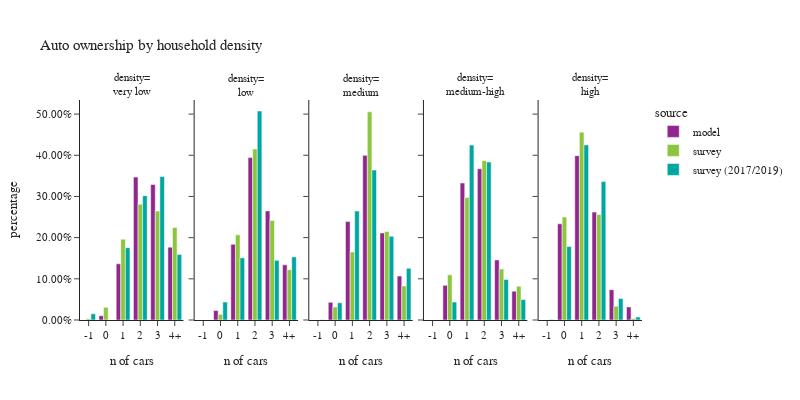

Notebook source saved alongside this figure:
### Code cell
plot_auto(hh.dropna(subset=['hh_density_group']),'hh_density_group','household density','density')

### Figure 1 — Plotly figure (JSON) as saved in the notebook; plotly's stock layout.template omitted (floating-point values rounded to 4 significant figures)
{"data": [{"alignmentgroup": "True", "customdata": [[0], [2233], [29627], [75331], [71451], [38389]], "hovertemplate": "source=model<br>hh_density_group=very low<br>auto_ownership_simple=%{x}<br>percentage=%{y}<br>sample count=%{customdata[0]}<extra></extra>", "legendgroup": "model", "marker": {"color": "#91268F", "pattern": {"shape": ""}}, "name": "model", "offsetgroup": "model", "orientation": "v", "showlegend": true, "textposition": "auto", "type": "bar", "x": ["-1", "0", "1", "2", "3", "4+"], "xaxis": "x", "y": [0.0, 0.01029, 0.1365, 0.3471, 0.3292, 0.1769], "yaxis": "y"}, {"alignmentgroup": "True", "customdata": [[0], [4984], [39874], [85610], [57490], [29068]], "hovertemplate": "source=model<br>hh_density_group=low<br>auto_ownership_simple=%{x}<br>percentage=%{y}<br>sample count=%{customdata[0]}<extra></extra>", "legendgroup": "model", "marker": {"color": "#91268F", "pattern": {"shape": ""}}, "name": "model", "offsetgroup": "model", "orientation": "v", "showlegend": false, "textposition": "auto", "type": "bar", "x": ["-1", "0", "1", "2", "3", "4+"], "xaxis": "x2", "y": [0.0, 0.02296, 0.1837, 0.3945, 0.2649, 0.1339], "yaxis": "y2"}, {"alignmentgroup": "True", "customdata": [[0], [18634], [103792], [173568], [91704], [46324]], "hovertemplate": "source=model<br>hh_density_group=medium<br>auto_ownership_simple=%{x}<br>percentage=%{y}<br>sample count=%{customdata[0]}<extra></extra>", "legendgroup": "model", "marker": {"color": "#91268F", "pattern": {"shape": ""}}, "name": "model", "offsetgroup": "model", "orientation": "v", "showlegend": false, "textposition": "auto", "type": "bar", "x": ["-1", "0", "1", "2", "3", "4+"], "xaxis": "x3", "y": [0.0, 0.04293, 0.2391, 0.3999, 0.2113, 0.1067], "yaxis": "y3"}, {"alignmentgroup": "True", "customdata": [[0], [36540], [144394], [159399], [63316], [30386]], "hovertemplate": "source=model<br>hh_density_group=medium-high<br>auto_ownership_simple=%{x}<br>percentage=%{y}<br>sample count=%{customdata[0]}<extra></extra>", "legendgroup": "model", "marker": {"color": "#91268F", "pattern": {"shape": ""}}, "name": "model", "offsetgroup": "model", "orientation": "v", "showlegend": false, "textposition": "auto", "type": "bar", "x": ["-1", "0", "1", "2", "3", "4+"], "xaxis": "x4", "y": [0.0, 0.08419, 0.3327, 0.3672, 0.1459, 0.07001], "yaxis": "y4"}, {"alignmentgroup": "True", "customdata": [[0], [101370], [173239], [113726], [31930], [13750]], "hovertemplate": "source=model<br>hh_density_group=high<br>auto_ownership_simple=%{x}<br>percentage=%{y}<br>sample count=%{customdata[0]}<extra></extra>", "legendgroup": "model", "marker": {"color": "#91268F", "pattern": {"shape": ""}}, "name": "model", "offsetgroup": "model", "orientation": "v", "showlegend": false, "textposition": "auto", "type": "bar", "x": ["-1", "0", "1", "2", "3", "4+"], "xaxis": "x5", "y": [0.0, 0.2336, 0.3992, 0.262, 0.07357, 0.03168], "yaxis": "y5"}, {"alignmentgroup": "True", "customdata": [[1], [9], [86], [137], [66], [37]], "hovertemplate": "source=survey<br>hh_density_group=very low<br>auto_ownership_simple=%{x}<br>percentage=%{y}<br>sample count=%{customdata[0]}<extra></extra>", "legendgroup": "survey", "marker": {"color": "#8CC63E", "pattern": {"shape": ""}}, "name": "survey", "offsetgroup": "survey", "orientation": "v", "showlegend": true, "textposition": "auto", "type": "bar", "x": ["-1", "0", "1", "2", "3", "4+"], "xaxis": "x", "y": [0.002819, 0.03067, 0.1962, 0.2813, 0.2644, 0.2246], "yaxis": "y"}, {"alignmentgroup": "True", "customdata": [[0], [4], [88], [170], [60], [18]], "hovertemplate": "source=survey<br>hh_density_group=low<br>auto_ownership_simple=%{x}<br>percentage=%{y}<br>sample count=%{customdata[0]}<extra></extra>", "legendgroup": "survey", "marker": {"color": "#8CC63E", "pattern": {"shape": ""}}, "name": "survey", "offsetgroup": "survey", "orientation": "v", "showlegend": false, "textposition": "auto", "type": "bar", "x": ["-1", "0", "1", "2", "3", "4+"], "xaxis": "x2", "y": [0.0, 0.01366, 0.2069, 0.4153, 0.2419, 0.1223], "yaxis": "y2"}, {"alignmentgroup": "True", "customdata": [[0], [21], [195], [259], [65], [30]], "hovertemplate": "source=survey<br>hh_density_group=medium<br>auto_ownership_simple=%{x}<br>percentage=%{y}<br>sample count=%{customdata[0]}<extra></extra>", "legendgroup": "survey", "marker": {"color": "#8CC63E", "pattern": {"shape": ""}}, "name": "survey", "offsetgroup": "survey", "orientation": "v", "showlegend": false, "textposition": "auto", "type": "bar", "x": ["-1", "0", "1", "2", "3", "4+"], "xaxis": "x3", "y": [0.0, 0.03139, 0.1652, 0.5055, 0.2152, 0.08272], "yaxis": "y3"}, {"alignmentgroup": "True", "customdata": [[0], [63], [357], [216], [49], [25]], "hovertemplate": "source=survey<br>hh_density_group=medium-high<br>auto_ownership_simple=%{x}<br>percentage=%{y}<br>sample count=%{customdata[0]}<extra></extra>", "legendgroup": "survey", "marker": {"color": "#8CC63E", "pattern": {"shape": ""}}, "name": "survey", "offsetgroup": "survey", "orientation": "v", "showlegend": false, "textposition": "auto", "type": "bar", "x": ["-1", "0", "1", "2", "3", "4+"], "xaxis": "x4", "y": [0.0, 0.1096, 0.2973, 0.3871, 0.1238, 0.08221], "yaxis": "y4"}, {"alignmentgroup": "True", "customdata": [[0], [475], [850], [252], [28], [8]], "hovertemplate": "source=survey<br>hh_density_group=high<br>auto_ownership_simple=%{x}<br>percentage=%{y}<br>sample count=%{customdata[0]}<extra></extra>", "legendgroup": "survey", "marker": {"color": "#8CC63E", "pattern": {"shape": ""}}, "name": "survey", "offsetgroup": "survey", "orientation": "v", "showlegend": false, "textposition": "auto", "type": "bar", "x": ["-1", "0", "1", "2", "3", "4+"], "xaxis": "x5", "y": [0.0, 0.2503, 0.4562, 0.2564, 0.03352, 0.003656], "yaxis": "y5"}, {"alignmentgroup": "True", "customdata": [[1], [0], [64], [127], [70], [39]], "hovertemplate": "source=survey (2017/2019)<br>hh_density_group=very low<br>auto_ownership_simple=%{x}<br>percentage=%{y}<br>sample count=%{customdata[0]}<extra></extra>", "legendgroup": "survey (2017/2019)", "marker": {"color": "#00A7A0", "pattern": {"shape": ""}}, "name": "survey (2017/2019)", "offsetgroup": "survey (2017/2019)", "orientation": "v", "showlegend": true, "textposition": "auto", "type": "bar", "x": ["-1", "0", "1", "2", "3", "4+"], "xaxis": "x", "y": [0.01493, 0.0, 0.1757, 0.3019, 0.3483, 0.1592], "yaxis": "y"}, {"alignmentgroup": "True", "customdata": [[0], [5], [78], [154], [44], [29]], "hovertemplate": "source=survey (2017/2019)<br>hh_density_group=low<br>auto_ownership_simple=%{x}<br>percentage=%{y}<br>sample count=%{customdata[0]}<extra></extra>", "legendgroup": "survey (2017/2019)", "marker": {"color": "#00A7A0", "pattern": {"shape": ""}}, "name": "survey (2017/2019)", "offsetgroup": "survey (2017/2019)", "orientation": "v", "showlegend": false, "textposition": "auto", "type": "bar", "x": ["-1", "0", "1", "2", "3", "4+"], "xaxis": "x2", "y": [0.0, 0.04344, 0.1509, 0.5075, 0.1448, 0.1533], "yaxis": "y2"}, {"alignmentgroup": "True", "customdata": [[1], [17], [198], [289], [99], [33]], "hovertemplate": "source=survey (2017/2019)<br>hh_density_group=medium<br>auto_ownership_simple=%{x}<br>percentage=%{y}<br>sample count=%{customdata[0]}<extra></extra>", "legendgroup": "survey (2017/2019)", "marker": {"color": "#00A7A0", "pattern": {"shape": ""}}, "name": "survey (2017/2019)", "offsetgroup": "survey (2017/2019)", "orientation": "v", "showlegend": false, "textposition": "auto", "type": "bar", "x": ["-1", "0", "1", "2", "3", "4+"], "xaxis": "x3", "y": [0.0007529, 0.04182, 0.2645, 0.3642, 0.2032, 0.1256], "yaxis": "y3"}, {"alignmentgroup": "True", "customdata": [[0], [61], [426], [322], [63], [18]], "hovertemplate": "source=survey (2017/2019)<br>hh_density_group=medium-high<br>auto_ownership_simple=%{x}<br>percentage=%{y}<br>sample count=%{customdata[0]}<extra></extra>", "legendgroup": "survey (2017/2019)", "marker": {"color": "#00A7A0", "pattern": {"shape": ""}}, "name": "survey (2017/2019)", "offsetgroup": "survey (2017/2019)", "orientation": "v", "showlegend": false, "textposition": "auto", "type": "bar", "x": ["-1", "0", "1", "2", "3", "4+"], "xaxis": "x4", "y": [0.0, 0.04353, 0.4247, 0.3836, 0.09849, 0.04968], "yaxis": "y4"}, {"alignmentgroup": "True", "customdata": [[1], [994], [2194], [770], [71], [22]], "hovertemplate": "source=survey (2017/2019)<br>hh_density_group=high<br>auto_ownership_simple=%{x}<br>percentage=%{y}<br>sample count=%{customdata[0]}<extra></extra>", "legendgroup": "survey (2017/2019)", "marker": {"color": "#00A7A0", "pattern": {"shape": ""}}, "name": "survey (2017/2019)", "offsetgroup": "survey (2017/2019)", "orientation": "v", "showlegend": false, "textposition": "auto", "type": "bar", "x": ["-1", "0", "1", "2", "3", "4+"], "xaxis": "x5", "y": [0.001087, 0.1785, 0.4251, 0.3361, 0.05207, 0.007134], "yaxis": "y5"}], "layout": {"annotations": [{"font": {}, "showarrow": false, "text": "density=<br>very low", "x": 0.092, "xanchor": "center", "xref": "paper", "y": 1.0, "yanchor": "bottom", "yref": "paper"}, {"font": {}, "showarrow": false, "text": "density=<br>low", "x": 0.296, "xanchor": "center", "xref": "paper", "y": 1.0, "yanchor": "bottom", "yref": "paper"}, {"font": {}, "showarrow": false, "text": "density=<br>medium", "x": 0.5, "xanchor": "center", "xref": "paper", "y": 1.0, "yanchor": "bottom", "yref": "paper"}, {"font": {}, "showarrow": false, "text": "density=<br>medium-high", "x": 0.704, "xanchor": "center", "xref": "paper", "y": 1.0, "yanchor": "bottom", "yref": "paper"}, {"font": {}, "showarrow": false, "text": "density=<br>high", "x": 0.908, "xanchor": "center", "xref": "paper", "y": 1.0, "yanchor": "bottom", "yref": "paper"}], "barmode": "group", "font": {"size": 11}, "height": 400, "legend": {"title": {"text": "source"}, "tracegroupgap": 0}, "title": {"text": "Auto ownership by household density"}, "width": 800, "xaxis": {"anchor": "y", "domain": [0.0, 0.184], "title": {"text": "n of cars"}}, "xaxis2": {"anchor": "y2", "domain": [0.204, 0.388], "matches": "x", "title": {"text": "n of cars"}}, "xaxis3": {"anchor": "y3", "domain": [0.408, 0.592], "matches": "x", "title": {"text": "n of cars"}}, "xaxis4": {"anchor": "y4", "domain": [0.612, 0.796], "matches": "x", "title": {"text": "n of cars"}}, "xaxis5": {"anchor": "y5", "domain": [0.816, 1.0], "matches": "x", "title": {"text": "n of cars"}}, "yaxis": {"anchor": "x", "domain": [0.0, 1.0], "tickformat": ".2%", "title": {"text": "percentage"}}, "yaxis2": {"anchor": "x2", "domain": [0.0, 1.0], "matches": "y", "showticklabels": false, "tickformat": ".2%"}, "yaxis3": {"anchor": "x3", "domain": [0.0, 1.0], "matches": "y", "showticklabels": false, "tickformat": ".2%"}, "yaxis4": {"anchor": "x4", "domain": [0.0, 1.0], "matches": "y", "showticklabels": false, "tickformat": ".2%"}, "yaxis5": {"anchor": "x5", "domain": [0.0, 1.0], "matches": "y", "showticklabels": false, "tickformat": ".2%"}}}
